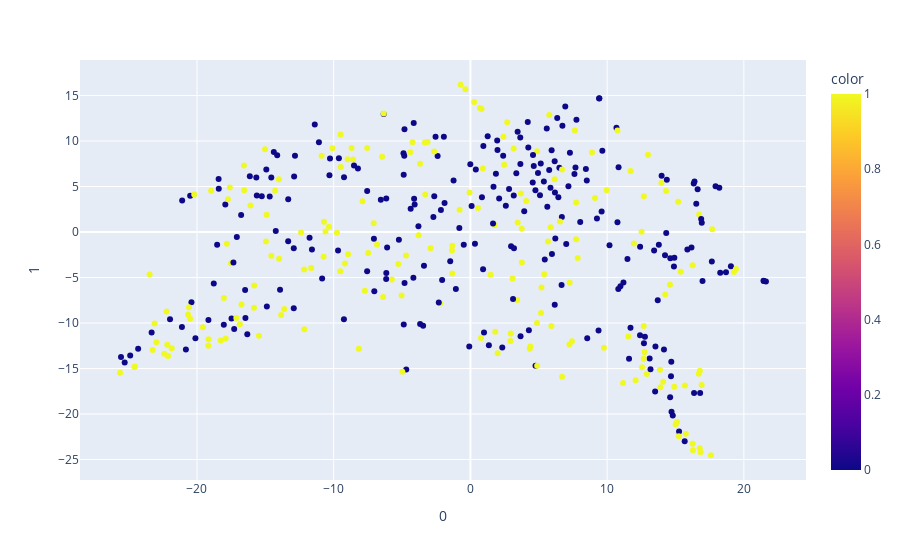

The notebook cell saved with this chart:
### Code cell
from sklearn.manifold import TSNE
import plotly.express as px


features = X

tsne = TSNE(n_components=2, random_state=0)
projections = tsne.fit_transform(features)

fig = px.scatter(
    projections, x=0, y=1,
    color=y
)
fig.show()

### Figure 1 — Plotly figure (JSON) as saved in the notebook; plotly's stock layout.template omitted (floating-point values rounded to 4 significant figures; data arrays with more than 128 entries replaced by an {"elided": "..."} marker saying what was removed)
{"data": [{"hovertemplate": "0=%{x}<br>1=%{y}<br>color=%{marker.color}<extra></extra>", "legendgroup": "", "marker": {"color": {"elided": "420 int values"}, "coloraxis": "coloraxis", "symbol": "circle"}, "mode": "markers", "name": "", "orientation": "v", "showlegend": false, "type": "scatter", "x": {"elided": "420 float values"}, "xaxis": "x", "y": {"elided": "420 float values"}, "yaxis": "y"}], "layout": {"coloraxis": {"colorbar": {"title": {"text": "color"}}, "colorscale": [[0, "#0d0887"], [0.1111, "#46039f"], [0.2222, "#7201a8"], [0.3333, "#9c179e"], [0.4444, "#bd3786"], [0.5556, "#d8576b"], [0.6667, "#ed7953"], [0.7778, "#fb9f3a"], [0.8889, "#fdca26"], [1, "#f0f921"]]}, "legend": {"tracegroupgap": 0}, "margin": {"t": 60}, "xaxis": {"anchor": "y", "domain": [0, 1], "title": {"text": "0"}}, "yaxis": {"anchor": "x", "domain": [0, 1], "title": {"text": "1"}}}}
